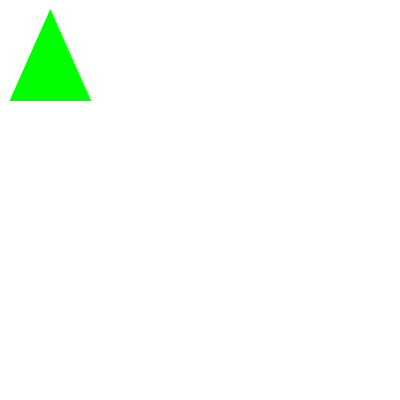
Frame 1 (no input)
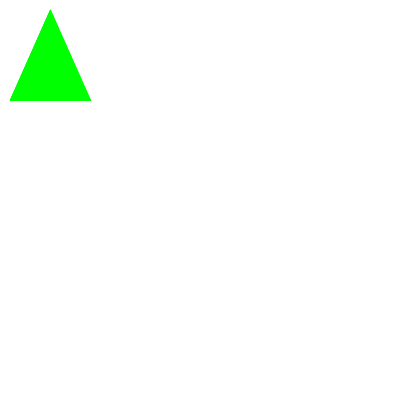
Frame 2 (the mouse pressed at the canvas centre, redrawn once)

The Processing sketch that drew these frames (run headless with seeded random() and noise(); the mouse was pressed at the canvas centre and the sketch redrawn once):

// Processing sketch: Reflexion
// ── Reflexion.pde
int Tx, Ty;

void setup() {
  size(400, 400);
  background(255);
  stroke(0, 255, 0);
  Tx = 300;
  Ty = 0;
  noLoop();
}

void sh2DReflexionX() {
  int i, j;
  color c;
  for (i = 0; i < width; i++)
    for (j = 0; j < height; j++) {
      c = get(i, j);
      if (c == color(255))
        point(i + Tx, -j + Ty);
    }
}

/**
** Reflects around the Y aixs.
**/
void sh2DReflexionY() {
  int i, j;
  color c;
  for (i = 0; i < width; i++)
    for (j = 0; j < height; j++) {
      c = get(i, j);
      if (c == color(255))
        point(-i + Tx, j + Ty);
    }
}

/**
** Reflects around the line y = x
**/
void sh2DReflexionYX() {
  int i, j;
  color c;
  for (i = 0; i < width; i++)
    for (j = 0; j < height; j++) {
      c = get(i, j);
      if (c == color(255))
        point(j, i);
    }
}

/**
  Reflects around the line y = -x
*/
void sh2DReflexionY_X() {
  int i, j;
  color c;
  for (i = 0; i < width; i++)
    for (j = 0; j < height; j++) {
      c = get(i, j);
      if (c == color(0, 255, 0))
        set(-j, -i, color(0, 255, 0));
    }
}

void draw() {
  fill(0, 255 , 0);
  triangle(50, 10, 10, 100, 90, 100);
  //sh2DReflexionX();
  //sh2DReflexionY();
  //sh2DReflexionYX();
  sh2DReflexionY_X();
}
